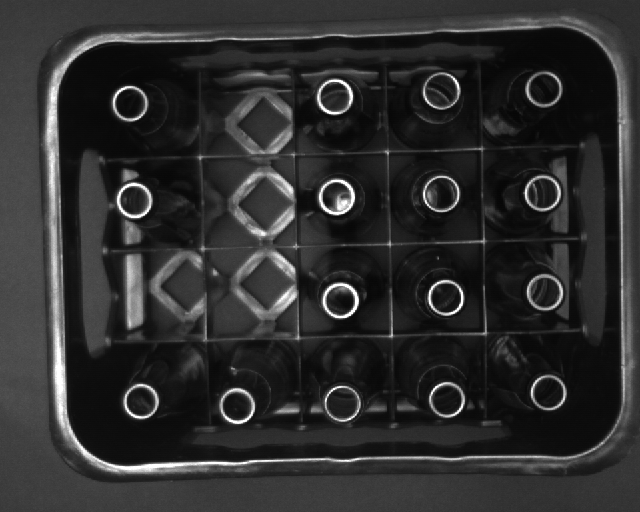
%> input picture crate images/bottle_crate_19.png, 640 x 512 px
$ octave test.m   (GNU Octave 9; MATLAB toolbox functions it lacks are replaced by stand-ins)
%> lines starting %> are read from the running program, lines starting %| are printed output that depends on the picture; in (x1, y1, x2, y2) boxes, pixels count from 0 and x2, y2 are one past the last pixel; in counts of white or black regions, pixels touching at a corner belong together; the program's own positions count from 1
image=imread('crate images/bottle_crate_19.png');
%> image is the input picture: size 512x640 uint8; min 6, max 255, mean 46.3

im_back=edge(image,'prewitt');
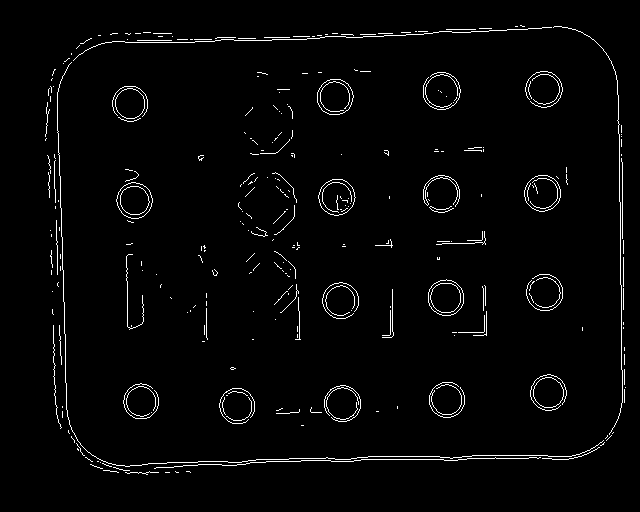
%> im_back: size 512x640 logical; 2.4% white in thin lines or dots, all inside (x1, y1, x2, y2) = (45, 25, 626, 475)
im_bottle=(image>105);
%> im_bottle: size 512x640 logical; 6.8% white; 87 white regions (46 under 20 px), largest, box (x1, y1, x2, y2) and area: (45, 24, 633, 474) 10113, (233, 170, 295, 240) 1440, (126, 255, 143, 329) 1088
%figure; imshow(im_back);
%figure; imshow(im_bottle);
se1=strel('line',5,0);
opened=imopen(im_back,se1);
%> opened: size 512x640 logical; 0.75% white in thin lines or dots, all inside (x1, y1, x2, y2) = (103, 26, 574, 473)
%figure; imshow(opened);
diff=im_bottle-opened;
%figure; imshow(diff);

label=bwlabel(diff,4);
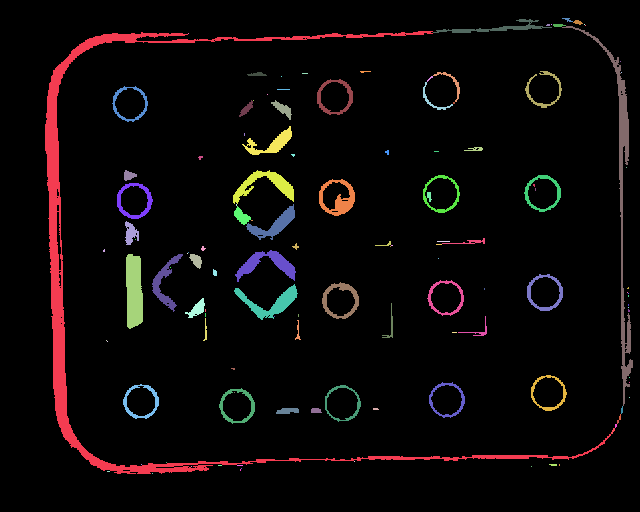
%> label: size 512x640 double; 126 distinct labels, from 0 to 125; one colour per label, 0 black
%figure; imshow(label);
s=regionprops(label,'Area');
%> s = 125 regions; largest, Area: 8142, 1930, 1093, 719, 705
%figure; hist([s.Area],100);
idx = find([s.Area] > 6000);
%> idx = 1
bw2 = ismember(label,idx);
%> bw2: size 512x640 logical; 2.5% white; 1 white region, box (x1, y1, x2, y2) and area: (45, 31, 611, 474) 8142
w_c=diff-bw2;
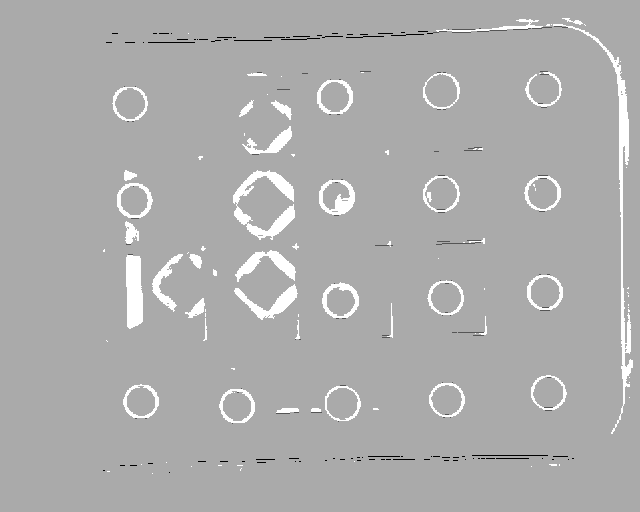
%> w_c: size 512x640 double; min -2, max 1, mean 0.0358; drawn with min black and max white
%figure; imshow(w_c);

se_clut=strel('line',1,0);
w_c=imopen(w_c,se_clut);
%figure; imshow(clut_opened);
cand=bwlabel(w_c,4);
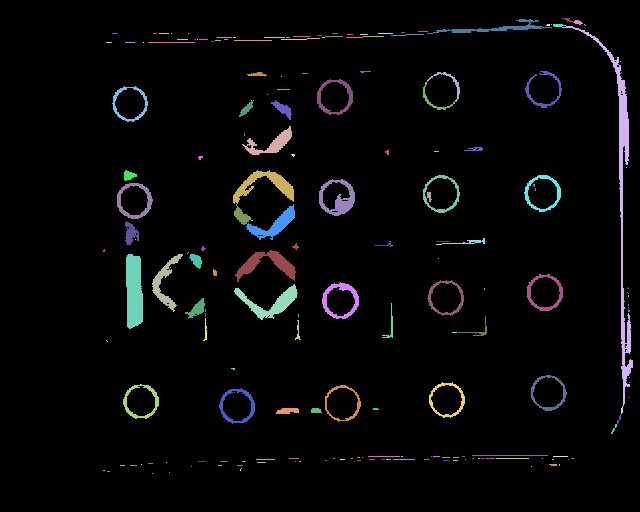
%> cand: size 512x640 double; 208 distinct labels, from 0 to 207; one colour per label, 0 black
%figure; imshow(cand);
s2=regionprops(cand,'Area');
%> s2 = 207 regions; largest, Area: 1930, 1093, 719, 705, 695
%figure; hist([s2.Area],100);
comp=bwareaopen(cand,175);
%> comp: size 512x640 logical; 4% white; 26 white regions, largest, box (x1, y1, x2, y2) and area: (553, 24, 633, 434) 2012, (233, 170, 295, 240) 1435, (126, 254, 143, 329) 1093
%figure; imshow(comp);

se2=strel('line',2,0);
opd=imdilate(comp,se2);
%> opd: size 512x640 logical; 5.3% white; 25 white regions, largest, box (x1, y1, x2, y2) and area: (426, 19, 634, 434) 3449, (232, 170, 296, 240) 1714, (125, 254, 144, 329) 1243
% se3=strel('line',2,0);
% opd=imdilate(opd,se3);
% figure; imshow(opd);
% figure; imshow(d);


c=bwlabel(opd,4);
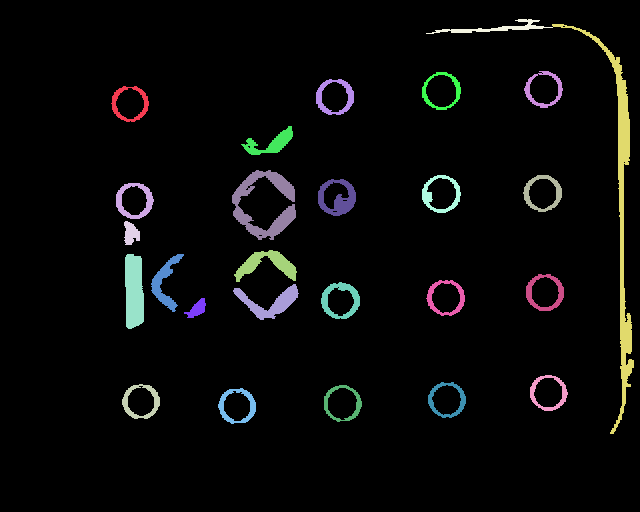
%> c: size 512x640 double; 27 distinct labels, from 0 to 26; one colour per label, 0 black
%figure;imshow(label2rgb(c));
s3=regionprops(c,'Eccentricity');
%> s3 = 26 regions; first 5, Eccentricity: 0.461, 0.417, 0.506, 0.737, 0.97
es=cat(1,s3.Eccentricity);
%> es = 26 values, max 0.997 at index 19, min 0.372 at index 9, mean 0.612

% [6 lines of commented-out code are left out]

idx2 = find([s3.Eccentricity]<=0.65);
%> idx2 = 17 values from 1 to 25
bw3 = ismember(c,idx2);
%> bw3: size 512x640 logical; 2.8% white; 17 white regions, largest, box (x1, y1, x2, y2) and area: (232, 170, 296, 240) 1714, (318, 179, 356, 216) 736, (321, 282, 360, 319) 581
% %figure; imshow(bw3);
%
bw3=imfill(bw3, 'holes');
%> bw3: size 512x640 logical; 5.9% white; 17 white regions, largest, box (x1, y1, x2, y2) and area: (232, 170, 296, 240) 1724, (422, 175, 461, 213) 1154, (422, 72, 461, 110) 1152

%figure; imshow(bw3);

bw3=bwlabel(bw3,4);
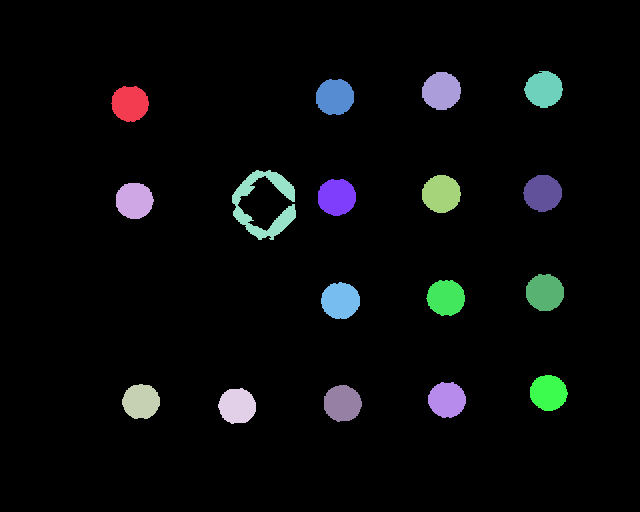
%> bw3: size 512x640 double; 18 distinct labels, from 0 to 17; one colour per label, 0 black
%figure;imshow(label2rgb(bw3));
s4=regionprops(bw3,'Area');
%> s4 = 17 regions; largest, Area: 1724, 1154, 1152, 1123, 1123
a=cat(1,s4.Area);
%> a = 17 values, max 1724 at index 5, min 1040 at index 3, mean 1130.8
b=sort(a,'descend');
%> b = 17 values, max 1724 at index 1, min 1040 at index 17, mean 1130.8
sz=size(b);
%> sz = [17 1]
%figure; imshow(label2);
for i=1:sz
    if b(i)>1700 && b(i)<3500
        idx3 = find([s4.Area]<b(i));
        bw3 = ismember(bw3,idx3);
        b(i)
        figure; imshow(bw3);
    end
    bw3=bwlabel(bw3,4);
    s4=regionprops(bw3,'Area');
end
%> this loop made 17 passes
%> idx3 on pass 1: [1 2 3 4 6 7 8 9 10 11 12 13 14 15 16 17]
%> pass 1, `bw3=bwlabel(bw3,4);`:
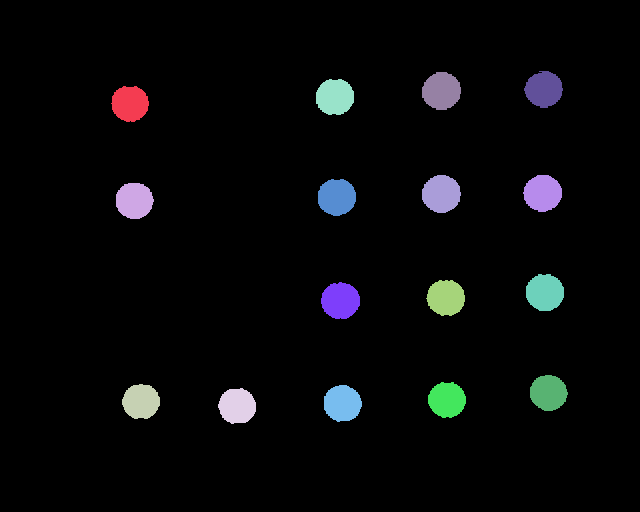
%> bw3: size 512x640 double; 17 distinct labels, from 0 to 16; one colour per label, 0 black

%figure; imshow(bw3);
bw4=bwlabel(bw3,4);
v=regionprops(bw4,'Centroid','Area');
%> v = 16 regions; largest, Area and Centroid: 1154 [441.9 194.5], 1152 [442.1 91.6], 1123 [337.3 197.7], 1123 [341 301.3], 1118 [545.5 293.1]
centres=cat(1,v.Centroid);
%> centres = 16 rows, first 12: [130.6 104.2; 134.9 201.2; 141.6 402.1; 237.8 406.6; 335.5 97.54; 337.3 197.7; 341 301.3; 343.1 404; 442.1 91.56; 441.9 194.5; 446.5 298.3; 447.6 400.4]
area=cat(1,v.Area);
%> area = [1059; 1088; 1040; 1059; 1106; 1123; 1123; 1097; 1152; 1154; 1087; 1059; 1109; 1069; 1118; 1057]

% [22 lines of commented-out code are left out]

$ run again, with crate images/bottle_crate_01.png copied over crate images/bottle_crate_19.png
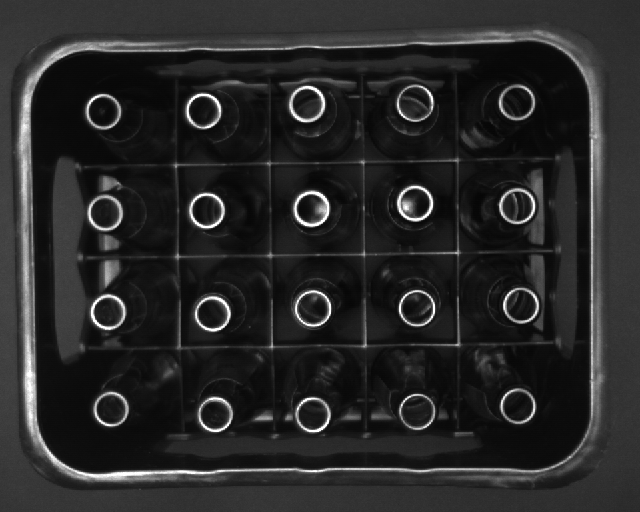
%> input picture crate images/bottle_crate_01.png, 640 x 512 px
%> image is the input picture: size 512x640 uint8; min 6, max 255, mean 40.3
%> im_back: size 512x640 logical; 2.4% white in thin lines or dots, all inside (x1, y1, x2, y2) = (18, 39, 594, 482)
%> im_bottle: size 512x640 logical; 5.6% white; 68 white regions (35 under 20 px), largest, box (x1, y1, x2, y2) and area: (17, 32, 603, 482) 10666, (293, 190, 330, 227) 527, (397, 186, 433, 222) 500
%> opened: size 512x640 logical; 0.77% white in thin lines or dots, all inside (x1, y1, x2, y2) = (73, 39, 546, 481)
%> `label=bwlabel(diff,4);`:
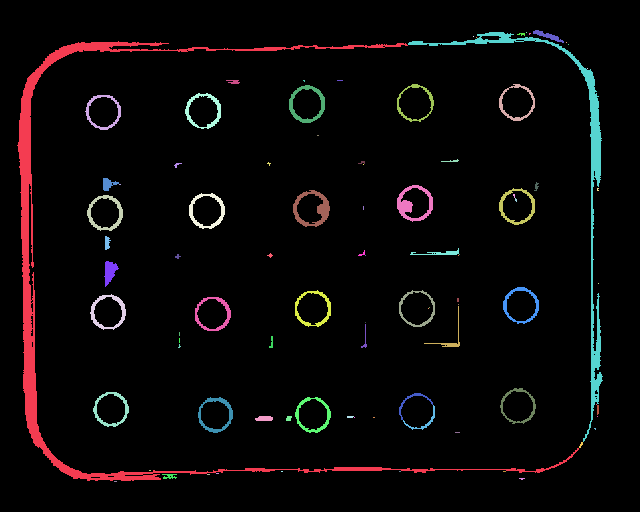
%> label: size 512x640 double; 90 distinct labels, from 0 to 89; one colour per label, 0 black
%> s = 89 regions; largest, Area: 7349, 2889, 507, 496, 402
%> idx = 1
%> bw2: size 512x640 logical; 2.2% white; 1 white region, box (x1, y1, x2, y2) and area: (17, 41, 579, 481) 7349
%> cand: size 512x640 double; 170 distinct labels, from 0 to 169
%> s2 = 169 regions; largest, Area: 2889, 507, 496, 402, 360
%> comp: size 512x640 logical; 3% white; 22 white regions, largest, box (x1, y1, x2, y2) and area: (405, 32, 603, 448) 2927, (293, 190, 330, 227) 507, (397, 185, 433, 222) 496
%> opd: size 512x640 logical; 4.2% white; 22 white regions, largest, box (x1, y1, x2, y2) and area: (404, 32, 604, 448) 4009, (292, 190, 331, 227) 645, (396, 185, 434, 222) 635
%> c: size 512x640 double; 23 distinct labels, from 0 to 22
%> s3 = 22 regions; first 5, Eccentricity: 0.478, 0.413, 0.496, 0.458, 0.845
%> es = 22 values, max 0.963 at index 18, min 0.359 at index 10, mean 0.495
%> idx2 = 20 values from 1 to 22
%> `bw3=bwlabel(bw3,4);`:
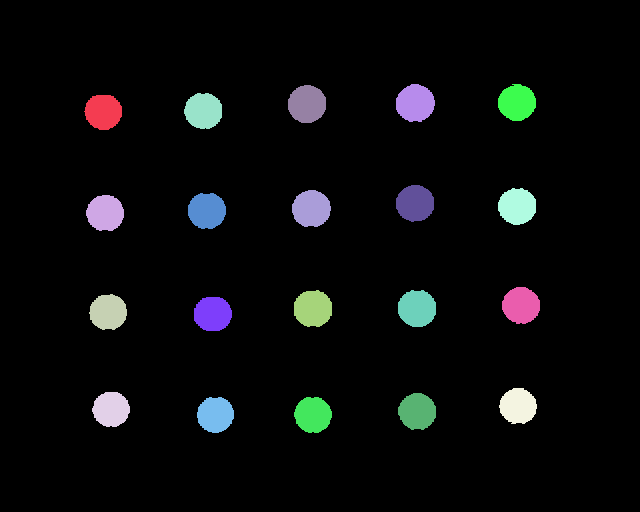
%> bw3: size 512x640 double; 21 distinct labels, from 0 to 20; one colour per label, 0 black
%> s4 = 20 regions; largest, Area: 1149, 1148, 1135, 1131, 1129
%> a = 20 values, max 1149 at index 13, min 1033 at index 4, mean 1090
%> b = 20 values, max 1149 at index 1, min 1033 at index 20, mean 1090
%> sz = [20 1]
%> the loop `for i=1:sz` made 20 passes
%> v = 20 regions; largest, Area and Centroid: 1149 [415.8 103.8], 1148 [307.6 104.6], 1135 [311.9 209.3], 1131 [313.6 309.2], 1129 [417.6 309]
%> centres = 20 rows, first 12: [103.9 112.5; 105.8 213.6; 108.8 312.7; 111.7 409.9; 204 111.5; 207.4 211.4; 213.3 314.5; 216 415.3; 307.6 104.6; 311.9 209.3; 313.6 309.2; 313.5 415.4]
%> area has the same summary as a

$ run again, with crate images/bottle_crate_02.png copied over crate images/bottle_crate_19.png
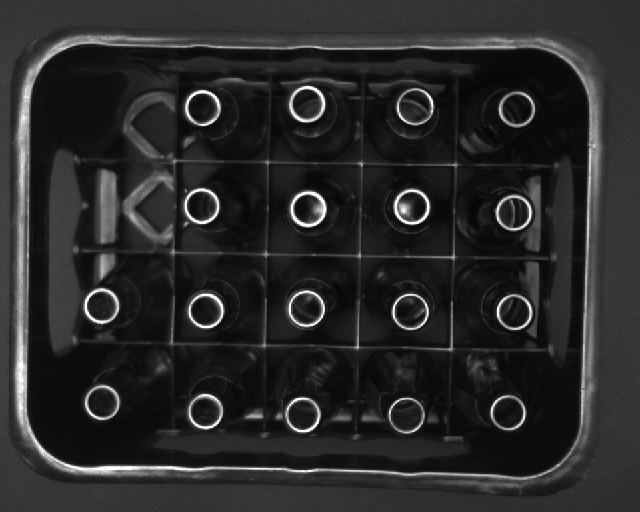
%> input picture crate images/bottle_crate_02.png, 640 x 512 px
%> image is the input picture: size 512x640 uint8; min 6, max 255, mean 41.5
%> im_back: size 512x640 logical; 2.3% white in thin lines or dots, all inside (x1, y1, x2, y2) = (15, 35, 592, 480)
%> im_bottle: size 512x640 logical; 5.9% white; 75 white regions (44 under 20 px), largest, box (x1, y1, x2, y2) and area: (15, 35, 601, 480) 10822, (100, 170, 115, 243) 822, (290, 191, 327, 227) 519
%> opened: size 512x640 logical; 0.76% white in thin lines or dots, all inside (x1, y1, x2, y2) = (69, 37, 540, 480)
%> `label=bwlabel(diff,4);`:
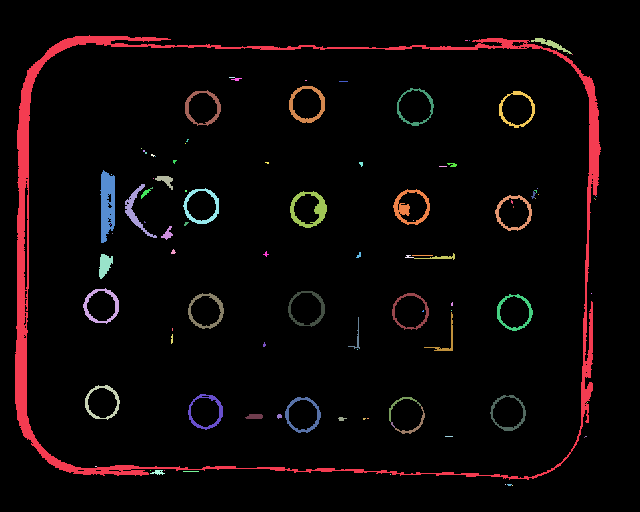
%> label: size 512x640 double; 104 distinct labels, from 0 to 103; one colour per label, 0 black
%> s = 103 regions; largest, Area: 10609, 821, 504, 472, 401
%> idx = 1
%> bw2: size 512x640 logical; 3.2% white; 1 white region, box (x1, y1, x2, y2) and area: (15, 35, 601, 480) 10609
%> cand: size 512x640 double; 199 distinct labels, from 0 to 198
%> s2 = 198 regions; largest, Area: 821, 504, 472, 401, 359
%> comp: size 512x640 logical; 2.2% white; 21 white regions, largest, box (x1, y1, x2, y2) and area: (100, 170, 115, 243) 822, (290, 191, 327, 228) 504, (393, 189, 430, 225) 472
%> opd: size 512x640 logical; 3.1% white; 21 white regions, largest, box (x1, y1, x2, y2) and area: (99, 170, 116, 243) 1010, (289, 191, 328, 228) 640, (392, 189, 431, 225) 626
%> c: size 512x640 double; 22 distinct labels, from 0 to 21
%> s3 = 21 regions; first 5, Eccentricity: 0.516, 0.492, 0.835, 0.971, 0.907
%> es = 21 values, max 0.971 at index 4, min 0.395 at index 12, mean 0.524
%> idx2 = 18 values from 1 to 21
%> `bw3=bwlabel(bw3,4);`:
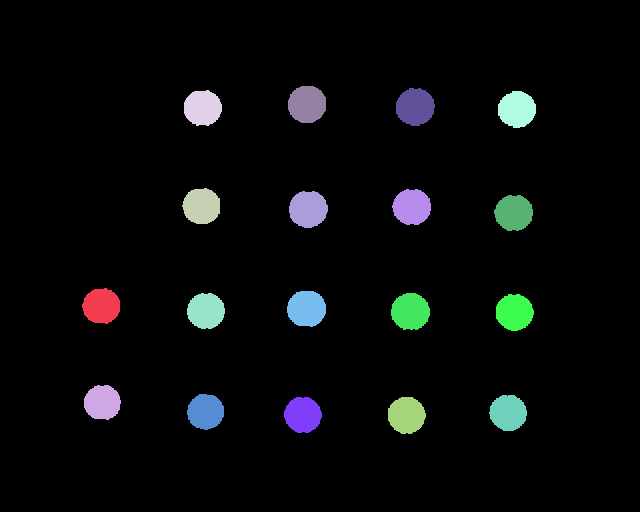
%> bw3: size 512x640 double; 19 distinct labels, from 0 to 18; one colour per label, 0 black
%> s4 = 18 regions; largest, Area: 1152, 1142, 1135, 1131, 1129
%> a = 18 values, max 1152 at index 14, min 1019 at index 2, mean 1091.1
%> b = 18 values, max 1152 at index 1, min 1019 at index 18, mean 1091.1
%> sz = [18 1]
%> the loop `for i=1:sz` made 18 passes
%> v = 18 regions; largest, Area and Centroid: 1152 [415.8 107.5], 1142 [307.6 104.9], 1135 [411 312.1], 1131 [308.8 209.8], 1129 [307.1 309.2]
%> centres = 18 rows, first 12: [102 306.6; 102.9 403; 202.2 206.7; 203.2 108.5; 206.5 311.5; 206.1 412.3; 303.4 415.4; 307.1 309.2; 307.6 104.9; 308.8 209.8; 407.1 415.8; 411 312.1]
%> area has the same summary as a
